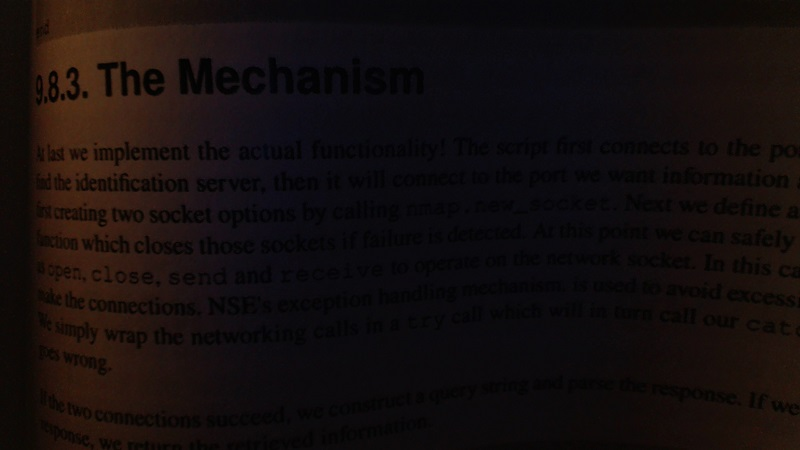
#> input picture OpenCV Tasks/Task 3/bookpage.jpg, 800 x 450 px, given in place of the camera
$ python color_filtering.py
#> lines starting #> are read from the running program, lines starting #| are printed output that depends on the picture; after the words box and inside, x2 and y2 are one past the last pixel; in counts of white or black regions, pixels touching at a corner belong together
import numpy as np
import cv2

cap = cv2.VideoCapture(0)

while True:
    ret,frame = cap.read()
#> frame is the input picture: shape (450, 800, 3); mean B, G, R 13.4, 13.6, 20.3
    hsv = cv2.cvtColor(frame, cv2.COLOR_BGR2HSV)
#> hsv: shape (450, 800, 3); mean H, S, V 81.2, 108.8, 21.8

    lower_red = np.array([150,150,0])
    upper_red = np.array([180,255,255])

    mask = cv2.inRange(hsv, lower_red,upper_red)
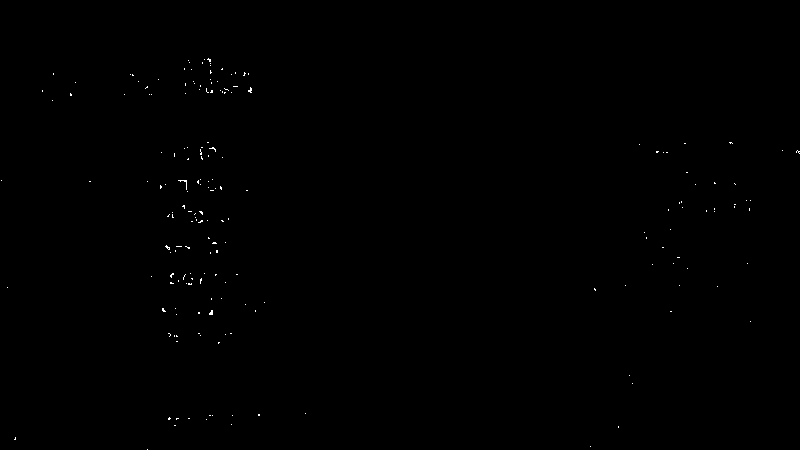
#> mask: shape (450, 800); 0.15% white in thin lines or dots, all inside (x1, y1, x2, y2) = (1, 58, 800, 450)
    res = cv2.bitwise_and(frame,frame, mask=mask)

    kernel = np.ones((5,5), np.uint8)
    erosion = cv2.erode(mask,kernel,iterations=1)
#> erosion: shape (450, 800); every value is 0
    dilation = cv2.dilate(mask,kernel,iterations=1)
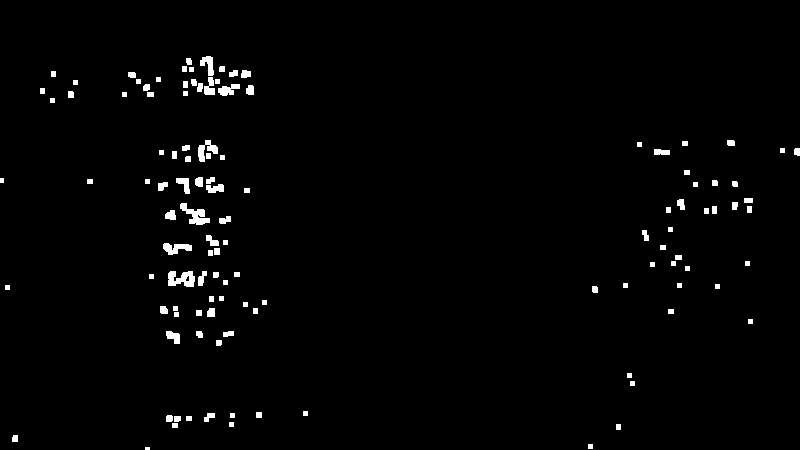
#> dilation: shape (450, 800); 1.6% white; 117 white regions (1 under 20 px), largest, box (x1, y1, x2, y2) and area: (168, 271, 195, 287) 308, (180, 203, 210, 225) 302, (163, 243, 192, 255) 212

    opening = cv2.morphologyEx(mask, cv2.MORPH_OPEN, kernel)
    closing = cv2.morphologyEx(mask, cv2.MORPH_CLOSE, kernel)
#> closing: shape (450, 800); 0.19% white in thin lines or dots, all inside (x1, y1, x2, y2) = (0, 58, 800, 450)

    # [16 lines of commented-out code are left out]
    cv2.imshow("mask",mask)
    cv2.imshow("res",res)
    # [6 lines of commented-out code are left out]
    cv2.imshow("opening",opening)
    cv2.imshow("closing",closing)

    if cv2.waitKey(1) & 0xFF == ord("q"):
#> (key q is pressed here)
        break

cap.release()
cv2.destroyAllWindows()
